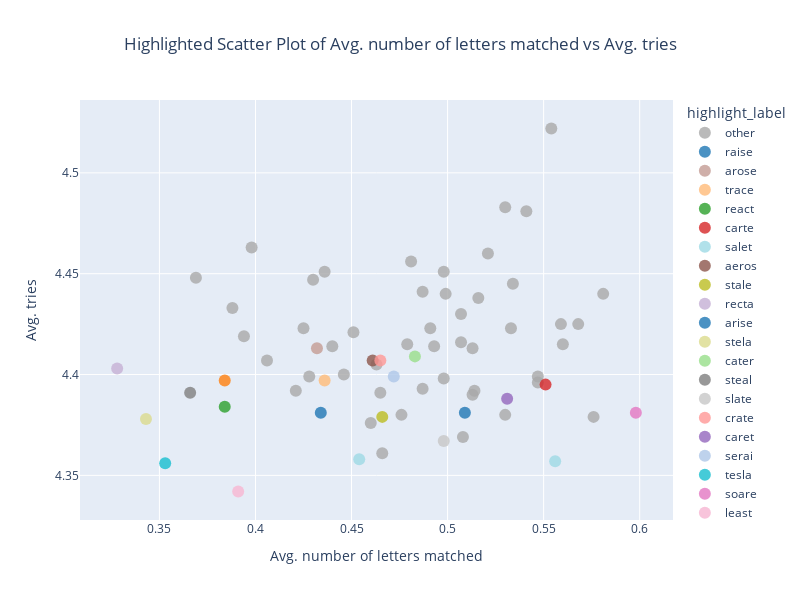

Notebook code cell kept with this figure:
### Code cell
plot_guess_stats_highlighted_words(
    dataf=guess_stats,
    x_axis_data="avg_letters_matched",
    y_axis_data="tries_mean",
    words=words_to_highlight,
    title="Highlighted Scatter Plot of Avg. number of letters matched vs Avg. tries",
    xaxis_title="Avg. number of letters matched",
    yaxis_title="Avg. tries"
)

### Figure 1 — Plotly figure (JSON) as saved in the notebook; plotly's stock layout.template omitted (floating-point values rounded to 4 significant figures)
{"data": [{"hovertemplate": "highlight_label=other<br>avg_letters_matched=%{x}<br>tries_mean=%{y}<extra></extra>", "legendgroup": "other", "marker": {"color": "rgb(169, 169, 169)", "opacity": 0.8, "size": 12, "symbol": "circle"}, "mode": "markers", "name": "other", "orientation": "v", "showlegend": true, "type": "scatter", "x": [0.581, 0.369, 0.533, 0.507, 0.53, 0.521, 0.576, 0.44, 0.547, 0.513, 0.46, 0.554, 0.508, 0.513, 0.491, 0.394, 0.425, 0.499, 0.466, 0.481, 0.421, 0.487, 0.514, 0.463, 0.428, 0.507, 0.398, 0.534, 0.498, 0.487, 0.53, 0.388, 0.547, 0.568, 0.476, 0.465, 0.541, 0.406, 0.43, 0.479, 0.451, 0.498, 0.446, 0.516, 0.436, 0.493, 0.56, 0.559], "xaxis": "x", "y": [4.44, 4.448, 4.423, 4.43, 4.38, 4.46, 4.379, 4.414, 4.399, 4.413, 4.376, 4.522, 4.369, 4.39, 4.423, 4.419, 4.423, 4.44, 4.361, 4.456, 4.392, 4.393, 4.392, 4.405, 4.399, 4.416, 4.463, 4.445, 4.451, 4.441, 4.483, 4.433, 4.396, 4.425, 4.38, 4.391, 4.481, 4.407, 4.447, 4.415, 4.421, 4.398, 4.4, 4.438, 4.451, 4.414, 4.415, 4.425], "yaxis": "y"}, {"hovertemplate": "highlight_label=raise<br>avg_letters_matched=%{x}<br>tries_mean=%{y}<extra></extra>", "legendgroup": "raise", "marker": {"color": "rgb(31, 119, 180)", "opacity": 0.8, "size": 12, "symbol": "circle"}, "mode": "markers", "name": "raise", "orientation": "v", "showlegend": true, "type": "scatter", "x": [0.509], "xaxis": "x", "y": [4.381], "yaxis": "y"}, {"hovertemplate": "highlight_label=arose<br>avg_letters_matched=%{x}<br>tries_mean=%{y}<extra></extra>", "legendgroup": "arose", "marker": {"color": "rgb(196, 156, 148)", "opacity": 0.8, "size": 12, "symbol": "circle"}, "mode": "markers", "name": "arose", "orientation": "v", "showlegend": true, "type": "scatter", "x": [0.432], "xaxis": "x", "y": [4.413], "yaxis": "y"}, {"hovertemplate": "highlight_label=trace<br>avg_letters_matched=%{x}<br>tries_mean=%{y}<extra></extra>", "legendgroup": "trace", "marker": {"color": "rgb(255, 187, 120)", "opacity": 0.8, "size": 12, "symbol": "circle"}, "mode": "markers", "name": "trace", "orientation": "v", "showlegend": true, "type": "scatter", "x": [0.436], "xaxis": "x", "y": [4.397], "yaxis": "y"}, {"hovertemplate": "highlight_label=react<br>avg_letters_matched=%{x}<br>tries_mean=%{y}<extra></extra>", "legendgroup": "react", "marker": {"color": "rgb(44, 160, 44)", "opacity": 0.8, "size": 12, "symbol": "circle"}, "mode": "markers", "name": "react", "orientation": "v", "showlegend": true, "type": "scatter", "x": [0.384], "xaxis": "x", "y": [4.384], "yaxis": "y"}, {"hovertemplate": "highlight_label=carte<br>avg_letters_matched=%{x}<br>tries_mean=%{y}<extra></extra>", "legendgroup": "carte", "marker": {"color": "rgb(214, 39, 40)", "opacity": 0.8, "size": 12, "symbol": "circle"}, "mode": "markers", "name": "carte", "orientation": "v", "showlegend": true, "type": "scatter", "x": [0.551], "xaxis": "x", "y": [4.395], "yaxis": "y"}, {"hovertemplate": "highlight_label=salet<br>avg_letters_matched=%{x}<br>tries_mean=%{y}<extra></extra>", "legendgroup": "salet", "marker": {"color": "rgb(158, 218, 229)", "opacity": 0.8, "size": 12, "symbol": "circle"}, "mode": "markers", "name": "salet", "orientation": "v", "showlegend": true, "type": "scatter", "x": [0.556], "xaxis": "x", "y": [4.357], "yaxis": "y"}, {"hovertemplate": "highlight_label=aeros<br>avg_letters_matched=%{x}<br>tries_mean=%{y}<extra></extra>", "legendgroup": "aeros", "marker": {"color": "rgb(140, 86, 75)", "opacity": 0.8, "size": 12, "symbol": "circle"}, "mode": "markers", "name": "aeros", "orientation": "v", "showlegend": true, "type": "scatter", "x": [0.461], "xaxis": "x", "y": [4.407], "yaxis": "y"}, {"hovertemplate": "highlight_label=stale<br>avg_letters_matched=%{x}<br>tries_mean=%{y}<extra></extra>", "legendgroup": "stale", "marker": {"color": "rgb(188, 189, 34)", "opacity": 0.8, "size": 12, "symbol": "circle"}, "mode": "markers", "name": "stale", "orientation": "v", "showlegend": true, "type": "scatter", "x": [0.466], "xaxis": "x", "y": [4.379], "yaxis": "y"}, {"hovertemplate": "highlight_label=recta<br>avg_letters_matched=%{x}<br>tries_mean=%{y}<extra></extra>", "legendgroup": "recta", "marker": {"color": "rgb(197, 176, 213)", "opacity": 0.8, "size": 12, "symbol": "circle"}, "mode": "markers", "name": "recta", "orientation": "v", "showlegend": true, "type": "scatter", "x": [0.328], "xaxis": "x", "y": [4.403], "yaxis": "y"}, {"hovertemplate": "highlight_label=arise<br>avg_letters_matched=%{x}<br>tries_mean=%{y}<extra></extra>", "legendgroup": "arise", "marker": {"color": "rgb(31, 119, 180)", "opacity": 0.8, "size": 12, "symbol": "circle"}, "mode": "markers", "name": "arise", "orientation": "v", "showlegend": true, "type": "scatter", "x": [0.434], "xaxis": "x", "y": [4.381], "yaxis": "y"}, {"hovertemplate": "highlight_label=stela<br>avg_letters_matched=%{x}<br>tries_mean=%{y}<extra></extra>", "legendgroup": "stela", "marker": {"color": "rgb(219, 219, 141)", "opacity": 0.8, "size": 12, "symbol": "circle"}, "mode": "markers", "name": "stela", "orientation": "v", "showlegend": true, "type": "scatter", "x": [0.343], "xaxis": "x", "y": [4.378], "yaxis": "y"}, {"hovertemplate": "highlight_label=cater<br>avg_letters_matched=%{x}<br>tries_mean=%{y}<extra></extra>", "legendgroup": "cater", "marker": {"color": "rgb(152, 223, 138)", "opacity": 0.8, "size": 12, "symbol": "circle"}, "mode": "markers", "name": "cater", "orientation": "v", "showlegend": true, "type": "scatter", "x": [0.483], "xaxis": "x", "y": [4.409], "yaxis": "y"}, {"hovertemplate": "highlight_label=steal<br>avg_letters_matched=%{x}<br>tries_mean=%{y}<extra></extra>", "legendgroup": "steal", "marker": {"color": "rgb(127, 127, 127)", "opacity": 0.8, "size": 12, "symbol": "circle"}, "mode": "markers", "name": "steal", "orientation": "v", "showlegend": true, "type": "scatter", "x": [0.366], "xaxis": "x", "y": [4.391], "yaxis": "y"}, {"hovertemplate": "highlight_label=slate<br>avg_letters_matched=%{x}<br>tries_mean=%{y}<extra></extra>", "legendgroup": "slate", "marker": {"color": "rgb(199, 199, 199)", "opacity": 0.8, "size": 12, "symbol": "circle"}, "mode": "markers", "name": "slate", "orientation": "v", "showlegend": true, "type": "scatter", "x": [0.498], "xaxis": "x", "y": [4.367], "yaxis": "y"}, {"hovertemplate": "highlight_label=crate<br>avg_letters_matched=%{x}<br>tries_mean=%{y}<extra></extra>", "legendgroup": "crate", "marker": {"color": "rgb(255, 152, 150)", "opacity": 0.8, "size": 12, "symbol": "circle"}, "mode": "markers", "name": "crate", "orientation": "v", "showlegend": true, "type": "scatter", "x": [0.465], "xaxis": "x", "y": [4.407], "yaxis": "y"}, {"hovertemplate": "highlight_label=caret<br>avg_letters_matched=%{x}<br>tries_mean=%{y}<extra></extra>", "legendgroup": "caret", "marker": {"color": "rgb(148, 103, 189)", "opacity": 0.8, "size": 12, "symbol": "circle"}, "mode": "markers", "name": "caret", "orientation": "v", "showlegend": true, "type": "scatter", "x": [0.531], "xaxis": "x", "y": [4.388], "yaxis": "y"}, {"hovertemplate": "highlight_label=serai<br>avg_letters_matched=%{x}<br>tries_mean=%{y}<extra></extra>", "legendgroup": "serai", "marker": {"color": "rgb(174, 199, 232)", "opacity": 0.8, "size": 12, "symbol": "circle"}, "mode": "markers", "name": "serai", "orientation": "v", "showlegend": true, "type": "scatter", "x": [0.472], "xaxis": "x", "y": [4.399], "yaxis": "y"}, {"hovertemplate": "highlight_label=tesla<br>avg_letters_matched=%{x}<br>tries_mean=%{y}<extra></extra>", "legendgroup": "tesla", "marker": {"color": "rgb(23, 190, 207)", "opacity": 0.8, "size": 12, "symbol": "circle"}, "mode": "markers", "name": "tesla", "orientation": "v", "showlegend": true, "type": "scatter", "x": [0.353], "xaxis": "x", "y": [4.356], "yaxis": "y"}, {"hovertemplate": "highlight_label=soare<br>avg_letters_matched=%{x}<br>tries_mean=%{y}<extra></extra>", "legendgroup": "soare", "marker": {"color": "rgb(227, 119, 194)", "opacity": 0.8, "size": 12, "symbol": "circle"}, "mode": "markers", "name": "soare", "orientation": "v", "showlegend": true, "type": "scatter", "x": [0.598], "xaxis": "x", "y": [4.381], "yaxis": "y"}, {"hovertemplate": "highlight_label=least<br>avg_letters_matched=%{x}<br>tries_mean=%{y}<extra></extra>", "legendgroup": "least", "marker": {"color": "rgb(247, 182, 210)", "opacity": 0.8, "size": 12, "symbol": "circle"}, "mode": "markers", "name": "least", "orientation": "v", "showlegend": true, "type": "scatter", "x": [0.391], "xaxis": "x", "y": [4.342], "yaxis": "y"}, {"hovertemplate": "highlight_label=aesir<br>avg_letters_matched=%{x}<br>tries_mean=%{y}<extra></extra>", "legendgroup": "aesir", "marker": {"color": "rgb(255, 127, 14)", "opacity": 0.8, "size": 12, "symbol": "circle"}, "mode": "markers", "name": "aesir", "orientation": "v", "showlegend": true, "type": "scatter", "x": [0.384], "xaxis": "x", "y": [4.397], "yaxis": "y"}, {"hovertemplate": "highlight_label=setal<br>avg_letters_matched=%{x}<br>tries_mean=%{y}<extra></extra>", "legendgroup": "setal", "marker": {"color": "rgb(158, 218, 229)", "opacity": 0.8, "size": 12, "symbol": "circle"}, "mode": "markers", "name": "setal", "orientation": "v", "showlegend": true, "type": "scatter", "x": [0.454], "xaxis": "x", "y": [4.358], "yaxis": "y"}], "layout": {"height": 600, "legend": {"title": {"text": "highlight_label"}, "tracegroupgap": 0}, "showlegend": true, "title": {"text": "Highlighted Scatter Plot of Avg. number of letters matched vs Avg. tries", "x": 0.5}, "width": 800, "xaxis": {"anchor": "y", "domain": [0, 1], "title": {"text": "Avg. number of letters matched"}}, "yaxis": {"anchor": "x", "domain": [0, 1], "title": {"text": "Avg. tries"}}}}
